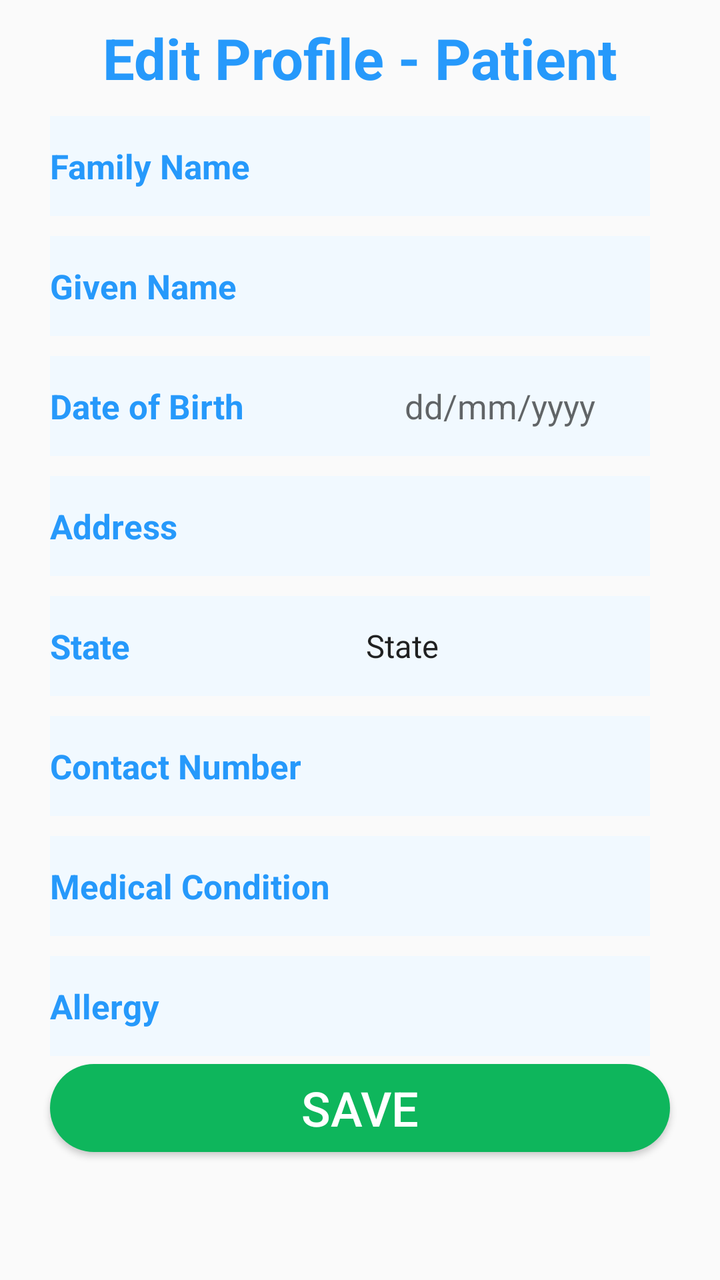
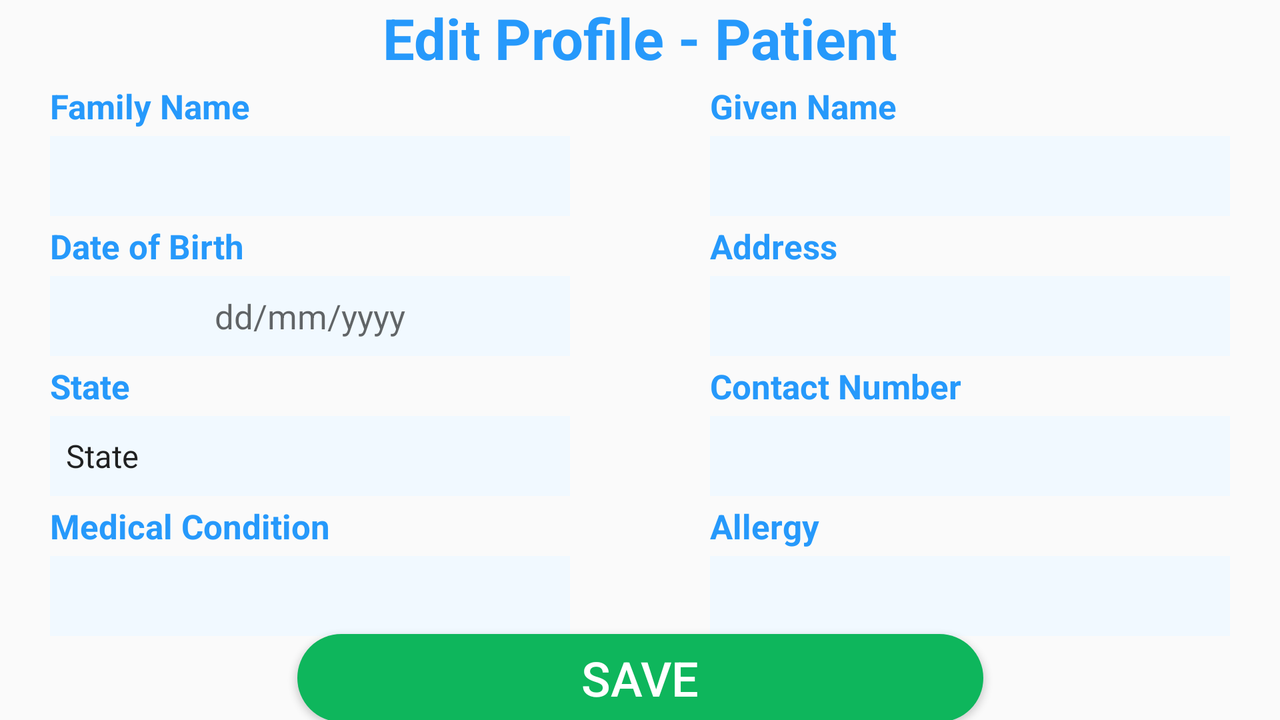

The same Android screen from two of the app's own layout files: first res/layout/ as a phone draws it, then the author's variant for another configuration, drawn on a device whose configuration selects that folder. Both files follow.
<!-- AndroidManifest.xml: application theme AppTheme -->
<!-- res/layout/activity_edit_profile_patient.xml -->
<?xml version="1.0" encoding="utf-8"?>
<androidx.constraintlayout.widget.ConstraintLayout xmlns:android="http://schemas.android.com/apk/res/android"
    android:layout_width="match_parent"
    android:layout_height="match_parent"
    xmlns:app="http://schemas.android.com/apk/res-auto">

    <androidx.appcompat.widget.AppCompatTextView
        android:id="@+id/editProfileTitle"
        android:layout_width="0dp"
        android:layout_height="38dp"
        android:text="Edit Profile - Patient"
        android:gravity="center"
        android:autoSizeTextType="uniform"
        android:textStyle="bold"
        android:textColor="#2699fb"
        android:layout_marginTop="10dp"
        android:layout_marginLeft="25dp"
        android:layout_marginRight="25dp"
        app:layout_constraintBottom_toTopOf="@id/editfamilyname"
        app:layout_constraintTop_toTopOf="parent"
        app:layout_constraintStart_toStartOf="parent"
        app:layout_constraintEnd_toEndOf="parent" />

    <TextView
        android:id="@+id/editfamilyname"
        android:layout_width="0dp"
        android:layout_height="50dp"
        android:text="Family Name"
        android:textStyle="bold"
        android:textSize="17sp"
        android:textColor="#2699fb"
        android:background="@drawable/edit_profile_bg"
        android:gravity="fill"
        android:layout_marginLeft="25dp"
        android:layout_marginRight="0dp"
        android:layout_marginTop="10dp"
        app:layout_constraintBottom_toTopOf="@id/editgivenName"
        app:layout_constraintStart_toStartOf="parent"
        app:layout_constraintTop_toBottomOf="@id/editProfileTitle"
        app:layout_constraintEnd_toStartOf="@id/familynameField"/>

    <EditText
        android:id="@+id/familynameField"
        android:layout_width="0dp"
        android:layout_height="50dp"
        android:textSize="17sp"
        android:textColor="#2699fb"
        android:layout_marginTop="10dp"
        android:layout_marginRight="35dp"
        android:background="@drawable/edit_profile_bg"
        app:layout_constraintBottom_toTopOf="@id/givennameField"
        app:layout_constraintEnd_toEndOf="parent"
        app:layout_constraintTop_toBottomOf="@id/editProfileTitle"
        app:layout_constraintStart_toEndOf="@id/editfamilyname"/>

    <TextView
        android:id="@+id/editgivenName"
        android:layout_width="0dp"
        android:layout_height="50dp"
        android:text="Given Name"
        android:textSize="17sp"
        android:textStyle="bold"
        android:textColor="#2699fb"
        android:gravity="fill"
        android:background="@drawable/edit_profile_bg"
        android:layout_marginLeft="25dp"
        android:layout_marginRight="0dp"
        android:layout_marginTop="10dp"
        app:layout_constraintBottom_toTopOf="@id/editdob"
        app:layout_constraintStart_toStartOf="parent"
        app:layout_constraintTop_toBottomOf="@id/editfamilyname"
        app:layout_constraintEnd_toStartOf="@id/givennameField"/>

    <EditText
        android:id="@+id/givennameField"
        android:layout_width="0dp"
        android:layout_height="50dp"
        android:textSize="17sp"
        android:background="@drawable/edit_profile_bg"
        android:layout_marginTop="10dp"
        android:layout_marginRight="35dp"
        app:layout_constraintEnd_toEndOf="parent"
        app:layout_constraintBottom_toTopOf="@id/dobField"
        app:layout_constraintTop_toBottomOf="@id/familynameField"
        app:layout_constraintStart_toEndOf="@id/editgivenName"/>

    <TextView
        android:id="@+id/editdob"
        android:layout_width="0dp"
        android:layout_height="50dp"
        android:text="Date of Birth"
        android:textSize="17sp"
        android:textStyle="bold"
        android:textColor="#2699fb"
        android:gravity="fill"
        android:background="@drawable/edit_profile_bg"
        android:layout_marginLeft="25dp"
        android:layout_marginRight="0dp"
        android:layout_marginTop="10dp"
        app:layout_constraintBottom_toTopOf="@id/ediAddress"
        app:layout_constraintStart_toStartOf="parent"
        app:layout_constraintTop_toBottomOf="@id/editgivenName"
        app:layout_constraintEnd_toStartOf="@id/dobField"/>

    <EditText
        android:id="@+id/dobField"
        android:layout_width="0dp"
        android:layout_height="50dp"
        android:textSize="17sp"
        android:textColor="#2699fb"
        android:hint="dd/mm/yyyy"
        android:gravity="center"
        android:background="@drawable/edit_profile_bg"
        android:layout_marginTop="10dp"
        android:layout_marginRight="35dp"
        app:layout_constraintEnd_toEndOf="parent"
        app:layout_constraintBottom_toTopOf="@id/addressField"
        app:layout_constraintTop_toBottomOf="@id/givennameField"
        app:layout_constraintStart_toEndOf="@id/editdob"/>

    <TextView
        android:id="@+id/ediAddress"
        android:layout_width="0dp"
        android:layout_height="50dp"
        android:text="Address"
        android:textSize="17sp"
        android:textStyle="bold"
        android:textColor="#2699fb"
        android:gravity="fill"
        android:background="@drawable/edit_profile_bg"
        android:layout_marginLeft="25dp"
        android:layout_marginRight="0dp"
        android:layout_marginTop="10dp"
        app:layout_constraintBottom_toTopOf="@id/editState"
        app:layout_constraintStart_toStartOf="parent"
        app:layout_constraintTop_toBottomOf="@id/editdob"
        app:layout_constraintEnd_toStartOf="@id/addressField"/>

    <EditText
        android:id="@+id/addressField"
        android:layout_width="0dp"
        android:layout_height="50dp"
        android:textSize="17sp"
        android:textColor="#2699fb"
        android:background="@drawable/edit_profile_bg"
        android:layout_marginTop="10dp"
        android:layout_marginRight="35dp"
        app:layout_constraintEnd_toEndOf="parent"
        app:layout_constraintBottom_toTopOf="@id/stateSpinner"
        app:layout_constraintTop_toBottomOf="@id/dobField"
        app:layout_constraintStart_toEndOf="@id/ediAddress"/>

    <TextView
        android:id="@+id/editState"
        android:layout_width="0dp"
        android:layout_height="50dp"
        android:text="State"
        android:textSize="17sp"
        android:textStyle="bold"
        android:textColor="#2699fb"
        android:gravity="fill"
        android:background="@drawable/edit_profile_bg"
        android:layout_marginLeft="25dp"
        android:layout_marginRight="0dp"
        android:layout_marginTop="10dp"
        app:layout_constraintBottom_toTopOf="@id/editContact"
        app:layout_constraintStart_toStartOf="parent"
        app:layout_constraintTop_toBottomOf="@id/ediAddress"
        app:layout_constraintEnd_toStartOf="@id/stateSpinner"/>

    <Spinner
        android:id="@+id/stateSpinner"
        android:layout_width="0dp"
        android:layout_height="50dp"
        android:textSize="17sp"
        android:textColor="#2699fb"
        android:background="@drawable/edit_profile_bg"
        android:entries="@array/state_arrays"
        android:layout_marginTop="10dp"
        android:layout_marginRight="35dp"
        app:layout_constraintEnd_toEndOf="parent"
        app:layout_constraintBottom_toTopOf="@id/contactField"
        app:layout_constraintTop_toBottomOf="@id/addressField"
        app:layout_constraintStart_toEndOf="@id/editState"/>

    <TextView
        android:id="@+id/editContact"
        android:layout_width="0dp"
        android:layout_height="50dp"
        android:text="Contact Number"
        android:textSize="17sp"
        android:textStyle="bold"
        android:textColor="#2699fb"
        android:gravity="fill"
        android:background="@drawable/edit_profile_bg"
        android:layout_marginLeft="25dp"
        android:layout_marginRight="0dp"
        android:layout_marginTop="10dp"
        app:layout_constraintBottom_toTopOf="@id/editcondition"
        app:layout_constraintStart_toStartOf="parent"
        app:layout_constraintTop_toBottomOf="@id/editState"
        app:layout_constraintEnd_toStartOf="@id/contactField"/>

    <EditText
        android:id="@+id/contactField"
        android:layout_width="0dp"
        android:layout_height="50dp"
        android:textSize="17sp"
        android:textColor="#2699fb"
        android:background="@drawable/edit_profile_bg"
        android:layout_marginRight="35dp"
        android:layout_marginTop="10dp"
        app:layout_constraintEnd_toEndOf="parent"
        app:layout_constraintBottom_toTopOf="@id/conditionField"
        app:layout_constraintTop_toBottomOf="@id/stateSpinner"
        app:layout_constraintStart_toEndOf="@id/editContact"/>

    <TextView
        android:id="@+id/editcondition"
        android:layout_width="0dp"
        android:layout_height="50dp"
        android:text="Medical Condition"
        android:textSize="17sp"
        android:textStyle="bold"
        android:textColor="#2699fb"
        android:gravity="fill"
        android:background="@drawable/edit_profile_bg"
        android:layout_marginLeft="25dp"
        android:layout_marginRight="0dp"
        android:layout_marginTop="10dp"
        app:layout_constraintBottom_toTopOf="@id/editAllergy"
        app:layout_constraintStart_toStartOf="parent"
        app:layout_constraintTop_toBottomOf="@id/editContact"
        app:layout_constraintEnd_toStartOf="@id/conditionField"/>

    <EditText
        android:id="@+id/conditionField"
        android:layout_width="0dp"
        android:layout_height="50dp"
        android:textSize="17sp"
        android:textColor="#2699fb"
        android:background="@drawable/edit_profile_bg"
        android:layout_marginTop="10dp"
        android:layout_marginRight="35dp"
        app:layout_constraintEnd_toEndOf="parent"
        app:layout_constraintBottom_toTopOf="@id/allergyField"
        app:layout_constraintTop_toBottomOf="@id/contactField"
        app:layout_constraintStart_toEndOf="@id/editcondition"/>

    <TextView
        android:id="@+id/editAllergy"
        android:layout_width="0dp"
        android:layout_height="50dp"
        android:text="Allergy"
        android:textSize="17sp"
        android:textStyle="bold"
        android:textColor="#2699fb"
        android:gravity="fill"
        android:background="@drawable/edit_profile_bg"
        android:layout_marginLeft="25dp"
        android:layout_marginRight="0dp"
        android:layout_marginTop="10dp"
        app:layout_constraintStart_toStartOf="parent"
        app:layout_constraintTop_toBottomOf="@id/editcondition"
        app:layout_constraintEnd_toStartOf="@id/allergyField"/>

    <EditText
        android:id="@+id/allergyField"
        android:layout_width="0dp"
        android:layout_height="50dp"
        android:textSize="17sp"
        android:textColor="#2699fb"
        android:background="@drawable/edit_profile_bg"
        android:layout_marginTop="10dp"
        android:layout_marginRight="35dp"
        app:layout_constraintEnd_toEndOf="parent"
        app:layout_constraintTop_toBottomOf="@id/conditionField"
        app:layout_constraintStart_toEndOf="@id/editAllergy"/>

    <Button
        android:id="@+id/saveButton"
        android:layout_width="0dp"
        android:layout_height="44dp"
        android:background="@drawable/edit_profile_button"
        android:text="SAVE"
        android:textColor="#ffff"
        android:textSize="24sp"
        android:layout_marginTop="0dp"
        android:layout_marginBottom="60dp"
        android:layout_marginLeft="25dp"
        android:layout_marginRight="25dp"
        app:layout_constraintBottom_toBottomOf="parent"
        app:layout_constraintStart_toStartOf="parent"
        app:layout_constraintEnd_toEndOf="parent"
        app:layout_constraintTop_toBottomOf="@id/allergyField"/>



</androidx.constraintlayout.widget.ConstraintLayout>
<!-- resources referenced by this layout -->
<resources>
  <string-array name="state_arrays">
          <item>"State"</item>
          <item>VIC</item>
          <item>NSW</item>
          <item>SA</item>
          <item>WA</item>
          <item>QLD</item>
          <item>TAS</item>
          <item>ACT</item>
      </string-array>
  <!-- drawable edit_profile_bg (drawable) -->
  <?xml version="1.0" encoding="utf-8"?>
  <selector xmlns:android="http://schemas.android.com/apk/res/android">
      <item>
          <shape android:shape="rectangle">
              <solid android:color="#F1F9FF"/>
          </shape>
      </item>
  </selector>
  <!-- drawable edit_profile_button (drawable) -->
  <?xml version="1.0" encoding="utf-8"?>
  <selector xmlns:android="http://schemas.android.com/apk/res/android">
      <item>
          <shape android:shape="rectangle">
              <solid android:color="#0EB65C"/>
              <corners android:radius="30dp"/>
          </shape>
      </item>
  </selector>
  <style name="AppTheme" parent="Theme.AppCompat.Light.NoActionBar">
          
          <item name="colorPrimary">@color/purple500</item>
          <item name="colorPrimaryDark">@color/purple700</item>
          <item name="colorAccent">@color/teal200</item>
      </style>
  <color name="purple500">#6200EE</color>
  <color name="purple700">#3700B3</color>
  <color name="teal200">#03DAC5</color>
</resources>
<!-- res/layout-land/activity_edit_profile_patient.xml (the author's variant of the layout above) -->
<!-- drawn on the phone turned sideways -->
<?xml version="1.0" encoding="utf-8"?>
<androidx.constraintlayout.widget.ConstraintLayout xmlns:android="http://schemas.android.com/apk/res/android"
    android:layout_width="match_parent"
    android:layout_height="match_parent"
    xmlns:app="http://schemas.android.com/apk/res-auto">

    <TextView
        android:id="@+id/editProfileTitle"
        android:layout_width="0dp"
        android:layout_height="38dp"
        android:text="Edit Profile - Patient"
        android:autoSizeTextType="uniform"
        android:gravity="center"
        android:textStyle="bold"
        android:textColor="#2699fb"
        android:layout_marginTop="0dp"
        android:layout_marginRight="25dp"
        android:layout_marginLeft="25dp"
        app:layout_constraintTop_toTopOf="parent"
        app:layout_constraintStart_toStartOf="parent"
        app:layout_constraintEnd_toEndOf="parent" />

    <TextView
        android:id="@+id/editfamilyname"
        android:layout_width="0dp"
        android:layout_height="30dp"
        android:layout_marginLeft="25dp"
        android:layout_marginTop="0dp"
        android:gravity="fill"
        android:text="Family Name"
        android:textColor="#2699fb"
        android:textSize="17sp"
        android:textStyle="bold"
        app:layout_constraintEnd_toStartOf="@id/editgivenName"
        app:layout_constraintBottom_toTopOf="@id/familynameField"
        app:layout_constraintStart_toStartOf="parent"
        app:layout_constraintTop_toBottomOf="@id/editProfileTitle" />

    <EditText
        android:id="@+id/familynameField"
        android:layout_width="0dp"
        android:layout_height="40dp"
        android:layout_marginLeft="25dp"
        android:background="@drawable/edit_profile_bg"
        android:textColor="#2699fb"
        android:textSize="17sp"
        app:layout_constraintEnd_toStartOf="@id/givennameField"
        app:layout_constraintStart_toStartOf="parent"
        app:layout_constraintTop_toBottomOf="@id/editfamilyname"
        app:layout_constraintBottom_toTopOf="@id/editdob"/>

    <TextView
        android:id="@+id/editgivenName"
        android:layout_width="0dp"
        android:layout_height="30dp"
        android:text="Given Name"
        android:textSize="17sp"
        android:textStyle="bold"
        android:textColor="#2699fb"
        android:layout_marginTop="0dp"
        android:layout_marginLeft="70dp"
        android:layout_marginRight="25dp"
        android:gravity="fill"
        app:layout_constraintBottom_toTopOf="@id/givennameField"
        app:layout_constraintTop_toBottomOf="@id/editProfileTitle"
        app:layout_constraintEnd_toEndOf="parent"
        app:layout_constraintStart_toEndOf="@id/editfamilyname"/>

    <EditText
        android:id="@+id/givennameField"
        android:layout_width="0dp"
        android:layout_height="40dp"
        android:textSize="17sp"
        android:textColor="#2699fb"
        android:background="@drawable/edit_profile_bg"
        android:layout_marginRight="25dp"
        android:layout_marginTop="0dp"
        android:layout_marginLeft="70dp"
        app:layout_constraintTop_toBottomOf="@id/editgivenName"
        app:layout_constraintEnd_toEndOf="parent"
        app:layout_constraintStart_toEndOf="@id/familynameField"
        app:layout_constraintBottom_toTopOf="@id/ediAddress"/>

    <TextView
        android:id="@+id/editdob"
        android:layout_width="0dp"
        android:layout_height="30dp"
        android:gravity="fill"
        android:text="Date of Birth"
        android:textColor="#2699fb"
        android:textSize="17sp"
        android:textStyle="bold"
        android:layout_marginTop="0dp"
        android:layout_marginLeft="25dp"
        app:layout_constraintStart_toStartOf="parent"
        app:layout_constraintTop_toBottomOf="@id/familynameField"
        app:layout_constraintEnd_toStartOf="@id/ediAddress"
        app:layout_constraintBottom_toTopOf="@id/dobField"/>

    <EditText
        android:id="@+id/dobField"
        android:layout_width="0dp"
        android:layout_height="40dp"
        android:textSize="17sp"
        android:textColor="#2699fb"
        android:hint="dd/mm/yyyy"
        android:gravity="center"
        android:background="@drawable/edit_profile_bg"
        android:layout_marginTop="0dp"
        android:layout_marginLeft="25dp"
        app:layout_constraintStart_toStartOf="parent"
        app:layout_constraintTop_toBottomOf="@id/editdob"
        app:layout_constraintEnd_toStartOf="@id/addressField"
        app:layout_constraintBottom_toTopOf="@id/editState"/>

    <TextView
        android:id="@+id/ediAddress"
        android:layout_width="0dp"
        android:layout_height="30dp"
        android:text="Address"
        android:textSize="17sp"
        android:textStyle="bold"
        android:textColor="#2699fb"
        android:gravity="fill"
        android:layout_marginLeft="70dp"
        android:layout_marginRight="25dp"
        android:layout_marginTop="0dp"
        app:layout_constraintEnd_toEndOf="parent"
        app:layout_constraintTop_toBottomOf="@id/givennameField"
        app:layout_constraintStart_toEndOf="@id/editdob"
        app:layout_constraintBottom_toTopOf="@id/addressField"/>

    <EditText
        android:id="@+id/addressField"
        android:layout_width="0dp"
        android:layout_height="40dp"
        android:textSize="17sp"
        android:textColor="#2699fb"
        android:background="@drawable/edit_profile_bg"
        android:layout_marginTop="0dp"
        android:layout_marginRight="25dp"
        android:layout_marginLeft="70dp"
        app:layout_constraintEnd_toEndOf="parent"
        app:layout_constraintTop_toBottomOf="@id/ediAddress"
        app:layout_constraintStart_toEndOf="@id/dobField"
        app:layout_constraintBottom_toTopOf="@id/editContact"
        />

    <TextView
        android:id="@+id/editState"
        android:layout_width="0dp"
        android:layout_height="30dp"
        android:layout_marginLeft="25dp"
        android:layout_marginTop="0dp"
        android:gravity="fill"
        android:text="State"
        android:textColor="#2699fb"
        android:textSize="17sp"
        android:textStyle="bold"
        app:layout_constraintStart_toStartOf="parent"
        app:layout_constraintTop_toBottomOf="@id/dobField"
        app:layout_constraintEnd_toStartOf="@id/editContact"
        app:layout_constraintBottom_toTopOf="@id/stateSpinner"/>

    <Spinner
        android:id="@+id/stateSpinner"
        android:layout_width="0dp"
        android:layout_height="40dp"
        android:textSize="17sp"
        android:textColor="#2699fb"
        android:background="@drawable/edit_profile_bg"
        android:entries="@array/state_arrays"
        android:layout_marginTop="0dp"
        android:layout_marginLeft="25dp"
        app:layout_constraintStart_toStartOf="parent"
        app:layout_constraintTop_toBottomOf="@id/editState"
        app:layout_constraintEnd_toStartOf="@id/contactField"
        app:layout_constraintBottom_toTopOf="@id/editcondition"/>

    <TextView
        android:id="@+id/editContact"
        android:layout_width="0dp"
        android:layout_height="30dp"
        android:text="Contact Number"
        android:textSize="17sp"
        android:textStyle="bold"
        android:textColor="#2699fb"
        android:layout_marginLeft="70dp"
        android:layout_marginRight="25dp"
        android:layout_marginTop="0dp"
        android:gravity="fill"
        app:layout_constraintEnd_toEndOf="parent"
        app:layout_constraintTop_toBottomOf="@id/addressField"
        app:layout_constraintStart_toEndOf="@id/editState"
        app:layout_constraintBottom_toTopOf="@id/contactField"/>

    <EditText
        android:id="@+id/contactField"
        android:layout_width="0dp"
        android:layout_height="40dp"
        android:textSize="17sp"
        android:textColor="#2699fb"
        android:background="@drawable/edit_profile_bg"
        app:layout_constraintEnd_toEndOf="parent"
        android:layout_marginTop="0dp"
        android:layout_marginRight="25dp"
        android:layout_marginLeft="70dp"
        app:layout_constraintTop_toBottomOf="@id/editContact"
        app:layout_constraintStart_toEndOf="@id/stateSpinner"
        app:layout_constraintBottom_toTopOf="@id/editAllergy"/>

    <TextView
        android:id="@+id/editcondition"
        android:layout_width="0dp"
        android:layout_height="30dp"
        android:text="Medical Condition"
        android:textSize="17sp"
        android:textStyle="bold"
        android:textColor="#2699fb"
        android:gravity="fill"
        android:layout_marginLeft="25dp"
        android:layout_marginTop="0dp"
        app:layout_constraintTop_toBottomOf="@id/stateSpinner"
        app:layout_constraintStart_toStartOf="parent"
        app:layout_constraintEnd_toStartOf="@id/editAllergy"/>

    <EditText
        android:id="@+id/conditionField"
        android:layout_width="0dp"
        android:layout_height="40dp"
        android:textSize="17sp"
        android:textColor="#2699fb"
        android:background="@drawable/edit_profile_bg"
        android:layout_marginLeft="25dp"
        android:layout_marginTop="0dp"
        app:layout_constraintTop_toBottomOf="@id/editcondition"
        app:layout_constraintStart_toStartOf="parent"
        app:layout_constraintEnd_toStartOf="@id/allergyField"/>

    <TextView
        android:id="@+id/editAllergy"
        android:layout_width="0dp"
        android:layout_height="30dp"
        android:text="Allergy"
        android:textSize="17sp"
        android:textStyle="bold"
        android:textColor="#2699fb"
        android:gravity="fill"
        android:layout_marginLeft="70dp"
        android:layout_marginRight="25dp"
        app:layout_constraintEnd_toEndOf="parent"
        app:layout_constraintTop_toBottomOf="@id/contactField"
        app:layout_constraintStart_toEndOf="@id/editcondition" />

    <EditText
        android:id="@+id/allergyField"
        android:layout_width="0dp"
        android:layout_height="40dp"
        android:textSize="17sp"
        android:textColor="#2699fb"
        android:background="@drawable/edit_profile_bg"
        android:layout_marginLeft="70dp"
        android:layout_marginRight="25dp"
        android:layout_marginTop="0dp"
        app:layout_constraintEnd_toEndOf="parent"
        app:layout_constraintTop_toBottomOf="@id/editAllergy"
        app:layout_constraintStart_toEndOf="@id/conditionField"
        />

    <Button
        android:id="@+id/saveButton"
        android:layout_width="343dp"
        android:layout_height="44dp"
        android:background="@drawable/edit_profile_button"
        android:text="SAVE"
        android:textColor="#ffff"
        android:textSize="24sp"
        android:layout_marginTop="0dp"
        app:layout_constraintBottom_toBottomOf="parent"
        app:layout_constraintStart_toStartOf="parent"
        app:layout_constraintEnd_toEndOf="parent"
        app:layout_constraintTop_toBottomOf="@id/allergyField"/>

</androidx.constraintlayout.widget.ConstraintLayout>
